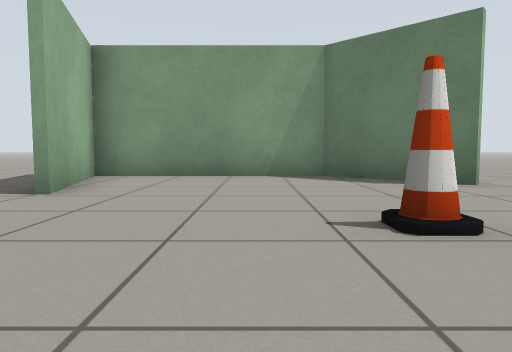
view 1 (above)

12 first-person views from a walk through a robot-simulator world made for Gazebo. The camera is 0.5 m above the floor, tilts 4° down and sees 70° across. The floor is counted in squares, 1 m on a side. Each view is taken from the middle of a square. On the plan, view 1 faces up. The plan holds only what a view shows up to about 9 squares ahead; the rest is blank.

view 2
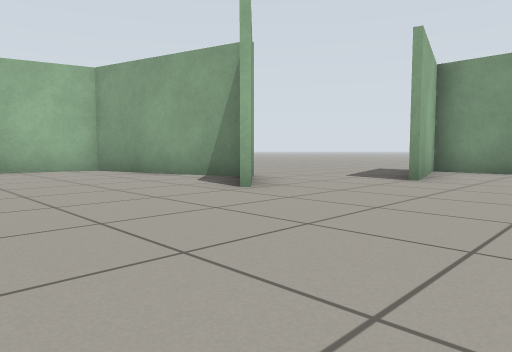

view 3
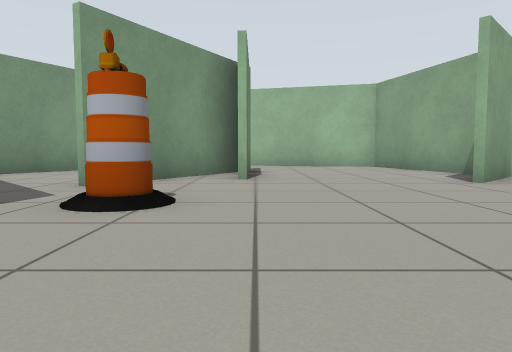

view 4
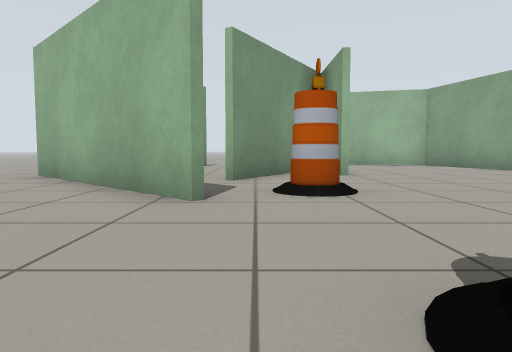

view 5
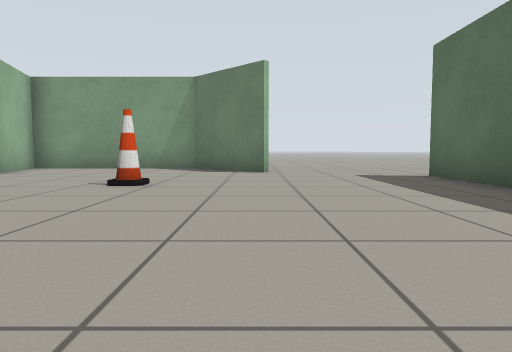

view 6
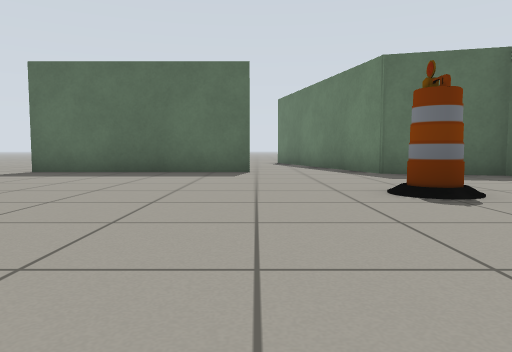

view 7
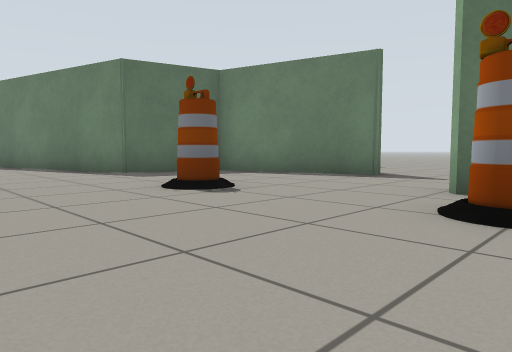

view 8
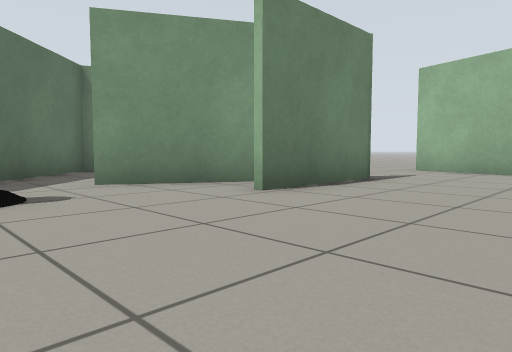

view 9
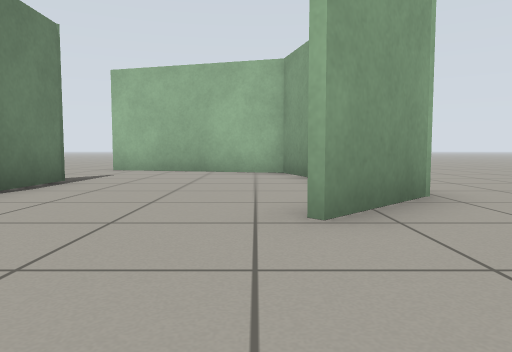

view 10
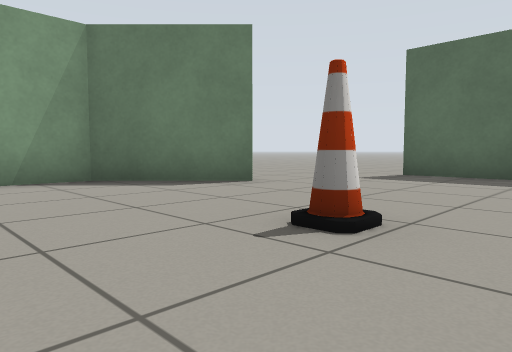

view 11
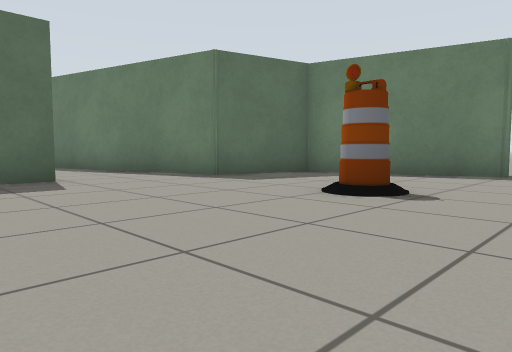

view 12
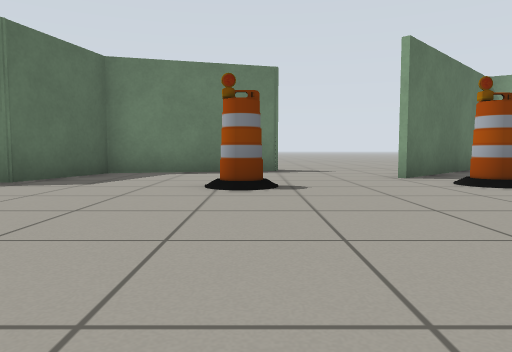

### Floor plan
Points are (right, up) in squares from view 1. A wall is a line through its corners. A room is listed if a view was taken in it or the views show most of it. See-through windows are left out.
Room 1 (views 1, 2, 3, 4, 5, 6, 7, 8, 9, 10, 11, 12)
walls: (-0.5, -4.6) (-4.3, -8.4); (-4.2, 2.1) (-3.5, 1.4); (-4.2, -2.3) (-5.1, -2.3); (-5.1, 2.7) (-9.1, 1.6) (-10.3, -2.7); (3.3, 5.2) (1.3, 7.1) (-3.2, 7.1) (-2.3, 4.1); (6.4, -0.9) (6.4, 4.3); (-2.5, -6.3) (-0.6, -4.4); (-6.5, -2.4) (-3.1, -4.4); (1.4, -7) (5.2, -5.9) (5.8, -3.7); (-7, -2.2) (-4.2, -2.2)
ways out: opening at (-8.5, -2); opening at (-3.5, 3.5); opening at (-1.3, -6.8); opening at (4.5, 5.5); opening at (6, -1.5)
objects: barrel (-1, -3); cone (1, 2); barrel (2, -3)

Where each view was taken, in squares from view 1:
view 1: 0 up, 0 right, facing up
view 2: 2 down, 0 right, facing up-left
view 3: 2 down, 2 right, facing left
view 4: 4 down, 3 right, facing left
view 5: 3 down, 3 right, facing up
view 6: 1 down, 2 left, facing right
view 7: 0 up, 2 left, facing down-right
view 8: 1 up, 1 left, facing down-left
view 9: 1 up, 1 left, facing left
view 10: 1 up, 1 left, facing up-right
view 11: 1 up, 0 right, facing down-right
view 12: 2 up, 2 right, facing down
